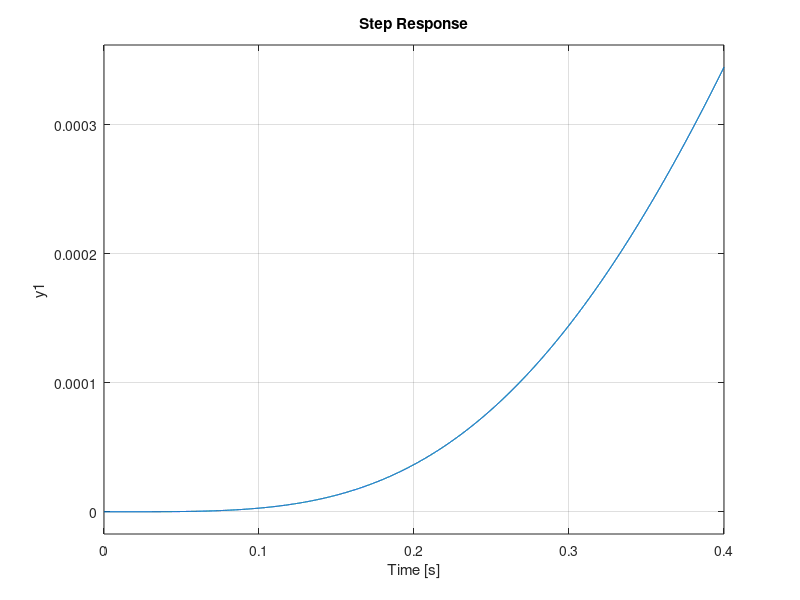
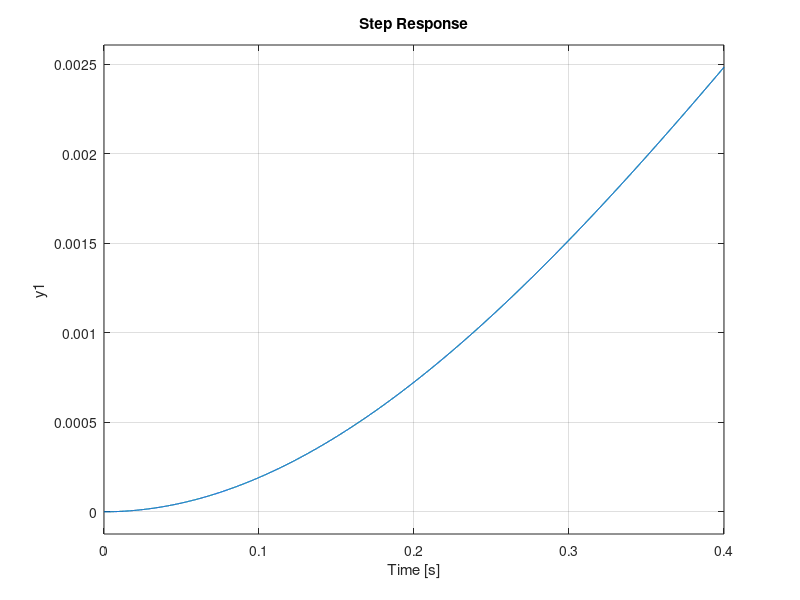

MATLAB code for these plots, in order:
clear
close all
clc

R=10;
L=1e-3;
m1=10;
m2=5;
b1=10;
b2=30;
k1=100;
k2=300;
km=4;
ke=0.5;


num=km*k1;
den=[L*m1*m2 L*b1*m2+L*b2*m1+R*m1*m2 L*k1*m1+L*k1*m2+L*b1*b2+R*b1*m2+R*b2*m1+L*k2*m1+ke*km*m2 L*k1*b1+L*b2*k1+R*k1*m1+R*k1*m2+R*b1*b2+L*b1*k2+R*k2*m1+b2*ke*km R*b1*k1+R*b2*k1+L*k1*k2+k1*ke*km+R*b1*k2+k2*ke*km R*k1*k2];
h=tf(num,den);

A=[-R/L 0 -ke/L 0 0;
    0 0 1 0 0;
    km/m1 -k1/m1 -b1/m1 k1/m1 0;
    0 0 0 0 1;
    0 k1/m2 0 -(k1+k2)/m2 -b2/m2];
B=[1/L 0 0 0 0]';
C=[0 0 0 1 0];
D=[];
sis=ss(A,B,C,D); %salida x2
step(h)
hold on 
step(sis)

%salida x1
num=[m2*km km*b2 k1*km+km*k2];
h=tf(num,den);
C=[0 1 0 0 0];
D=[];
sis=ss(A,B,C,D); %salida x1
figure
step(h)
hold on 
step(sis)
  